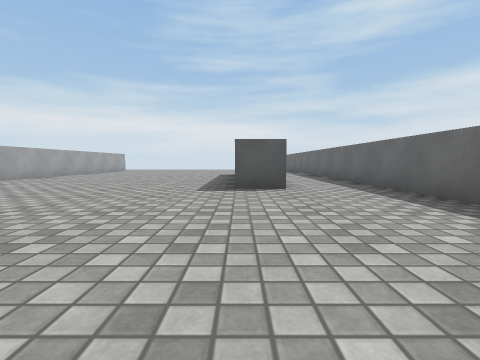
view 1 (above)

24 first-person views from a walk through a Unity game level. The camera is 0.53 m above the floor, tilts 4° down and sees 85° across. The floor is counted in squares, 1 m on a side. Each view is taken from the middle of a square. On the plan, view 1 faces up. The plan holds only what a view shows up to about 9 squares ahead; the rest is blank. The place goes on beyond the plan. The player is left out. Surface patterns are stand-ins for the level's own textures.

view 2
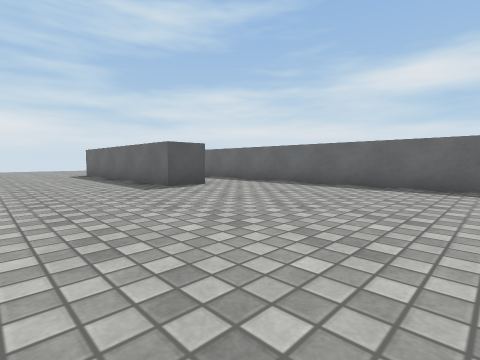

view 3
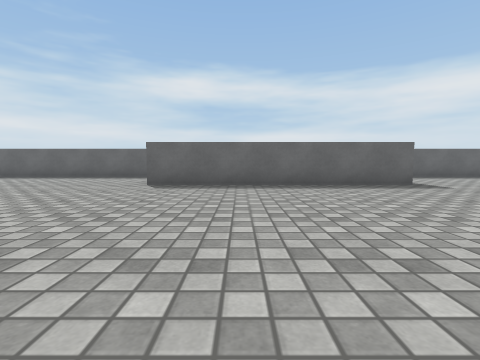

view 4
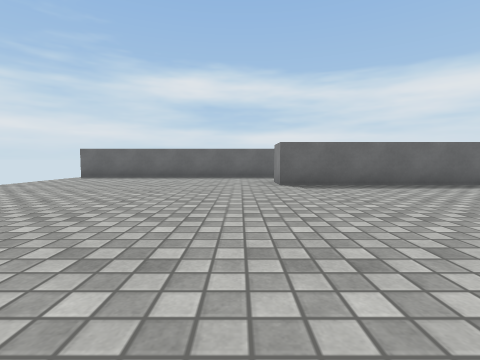

view 5
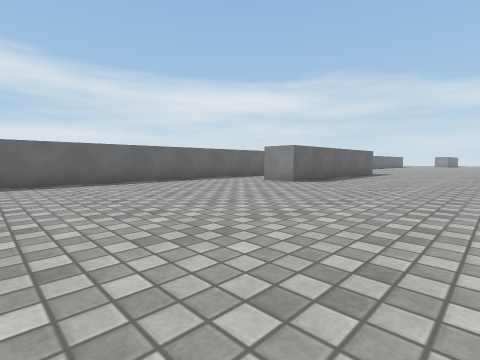

view 6
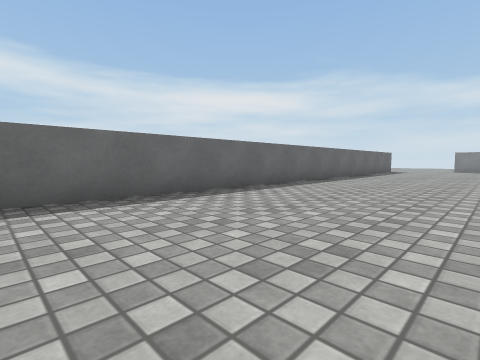

view 7
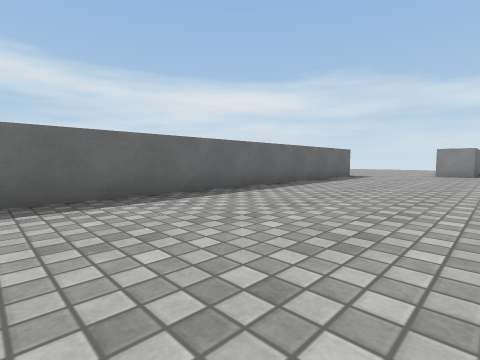

view 8
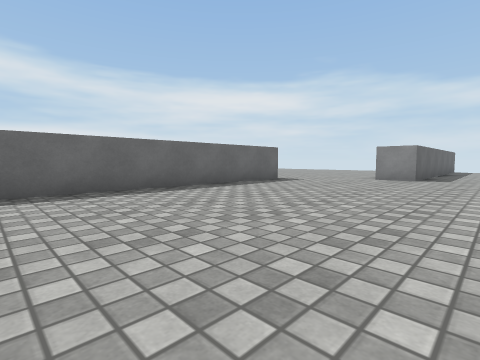

view 9
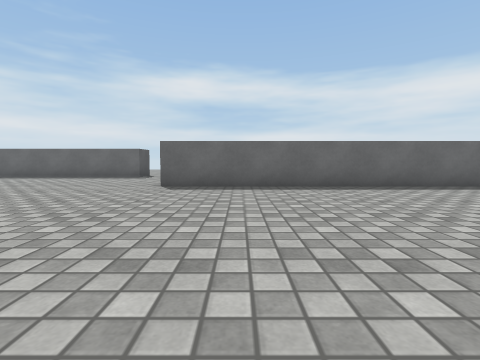

view 10
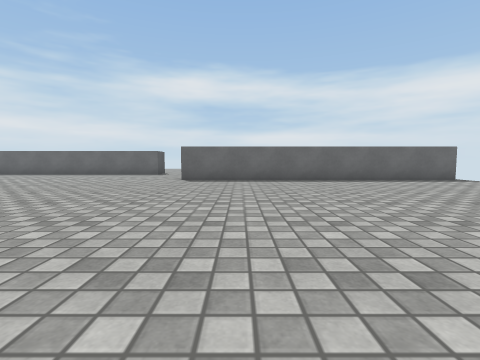

view 11
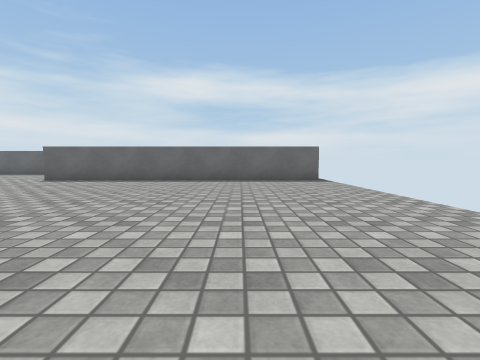

view 12
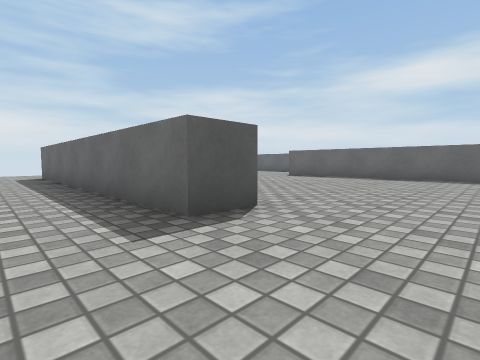

view 13
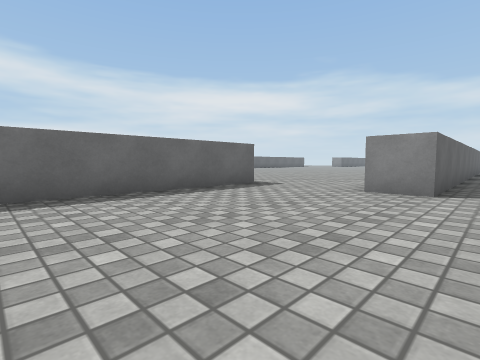

view 14
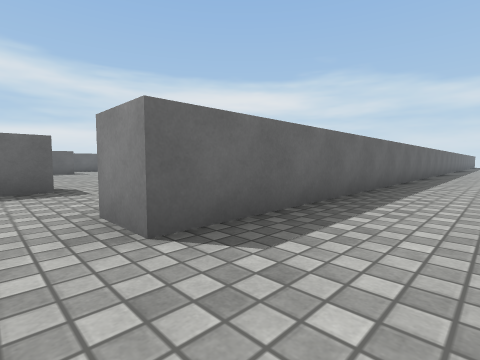

view 15
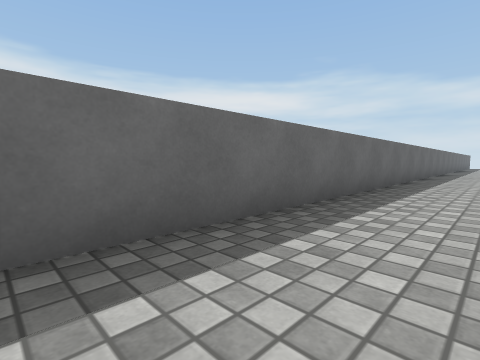

view 16
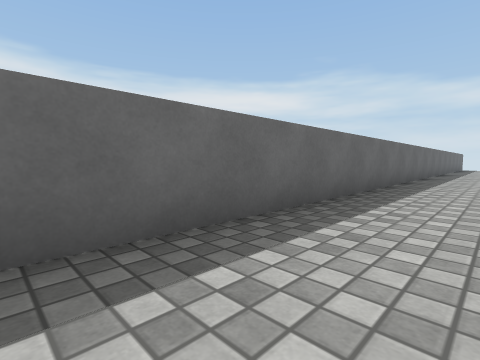

view 17
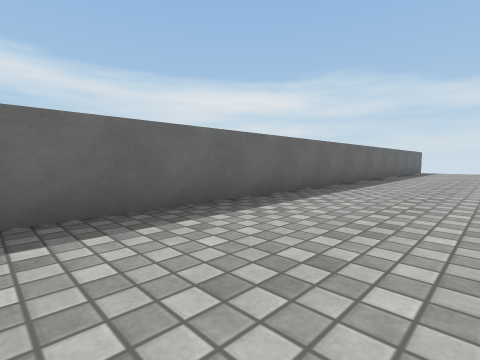

view 18
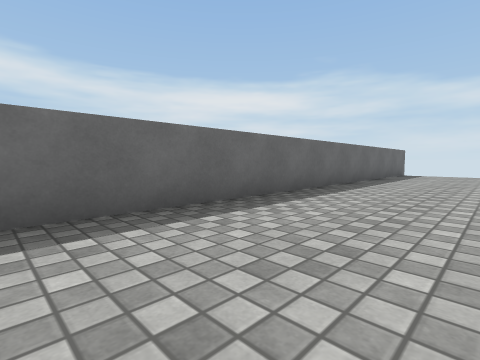

view 19
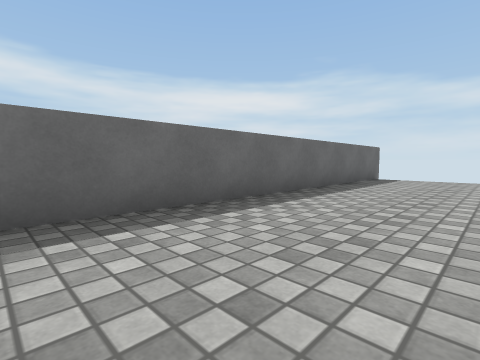

view 20
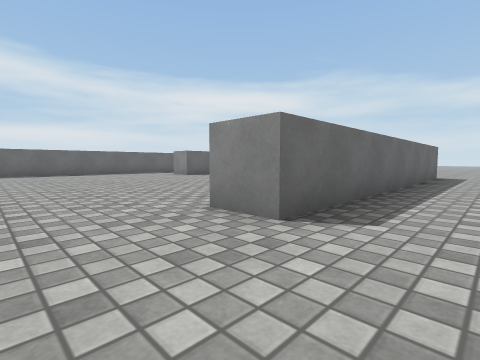

view 21
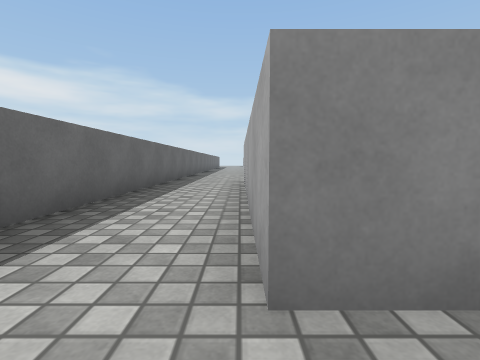

view 22
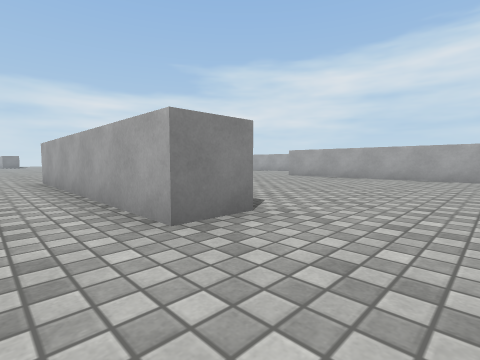

view 23
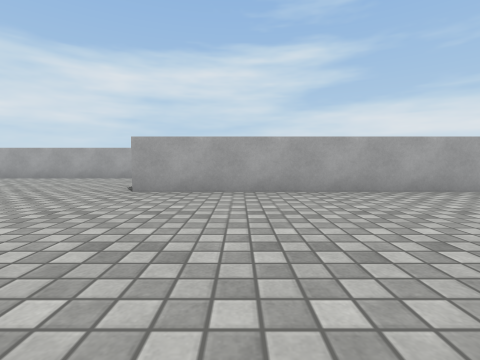

view 24
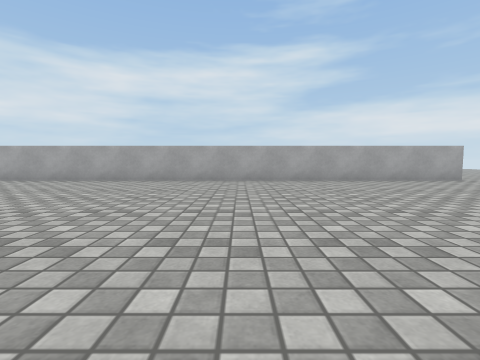

### Floor plan
Points are (right, up) in squares from view 1. A wall is a line through its corners. A room is listed if a view was taken in it or the views show most of it. See-through windows are left out.
Room 1 (views 1, 2, 3, 4, 5, 6, 7, 8, 9, 10, 11, 12, 21, 22, 23, 24)
walls: (-0.1, 5.1) (-0.1, 11.1) (0.9, 11.1) (0.9, 5.1) (-0.1, 5.1); (2.9, -12.6) (2.9, 17.5); (-10.3, 7.2) (-10.3, -5.8); (-6.6, 13.2) (-6.6, 7.1) (-7.6, 7.1); (-0.4, -22.4) (-0.4, -14.3) (0.6, -14.3)
ways out: opening at (-9, 8) to room 2; opening at (-7, 16.5) to room 2; opening at (1.5, -13.5)
Room 2 (views 13, 14, 15, 16, 17, 18, 19, 20)
walls: (-7.6, 7.1) (-7.6, 15.1) (-6.5, 15.1); (-11.3, -22.9) (-11.3, 7.2) (-10.3, 7.2)
ways out: opening at (-9, 8) to room 1; opening at (-7, 16.5) to room 1

Positions as (right, up) in squares from view 1, and headings:
1: (0, 0), facing up
2: (-3, 0), facing up-right
3: (-6, 9), facing right
4: (-6, 12), facing right
5: (-4, 17), facing down-right
6: (-1, 2), facing down-right
7: (-1, -3), facing down-right
8: (-2, -6), facing down-right
9: (-6, -16), facing right
10: (-8, -16), facing right
11: (-8, -20), facing right
12: (-9, 5), facing up-right
13: (-12, 12), facing down-right
14: (-13, 8), facing down-right
15: (-13, 3), facing down-right
16: (-13, -2), facing down-right
17: (-14, -8), facing down-right
18: (-14, -11), facing down-right
19: (-14, -14), facing down-right
20: (-9, 17), facing down-right
21: (1, 12), facing down
22: (2, 13), facing down-left
23: (-2, 9), facing left
24: (-3, 1), facing left
